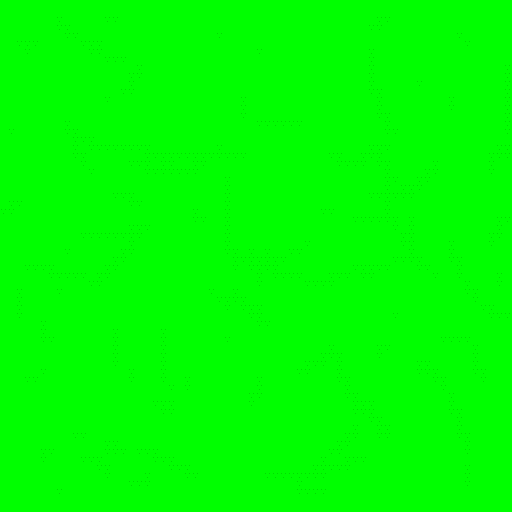

The image is a tile-based game level rendered from a .tmx file. Its description and source (layers, tilesets, objects; grid data summarised) follow:
An orthogonal 64x64 tile map with 8x8 px tiles, 2 tile layers (Tile Layer 1, Tile Layer 2).

<map version="1.5" tiledversion="1.7.2" orientation="orthogonal" renderorder="right-down" compressionlevel="0" width="64" height="64" tilewidth="8" tileheight="8" infinite="0" nextlayerid="3" nextobjectid="1">
 <tileset firstgid="1" source="sprites.tsx" />
 <layer id="1" name="Tile Layer 1" width="64" height="64">
  <data>[4096 cells, 4096 non-empty, 2 distinct tile ids]</data>
 </layer>
 <layer id="2" name="Tile Layer 2" width="64" height="64">
  <data>[4096 cells, 0 non-empty, 0 distinct tile ids]</data>
 </layer>
</map>
